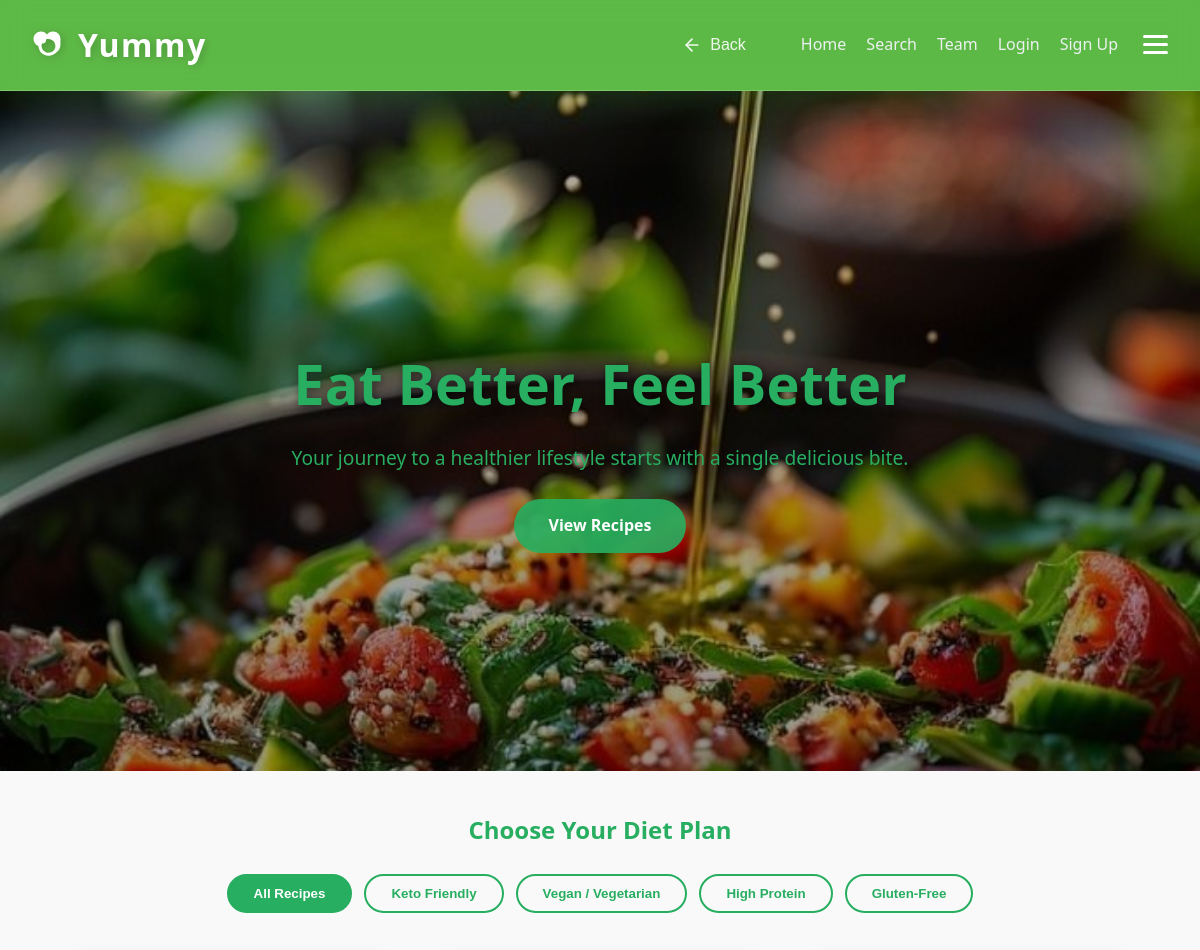
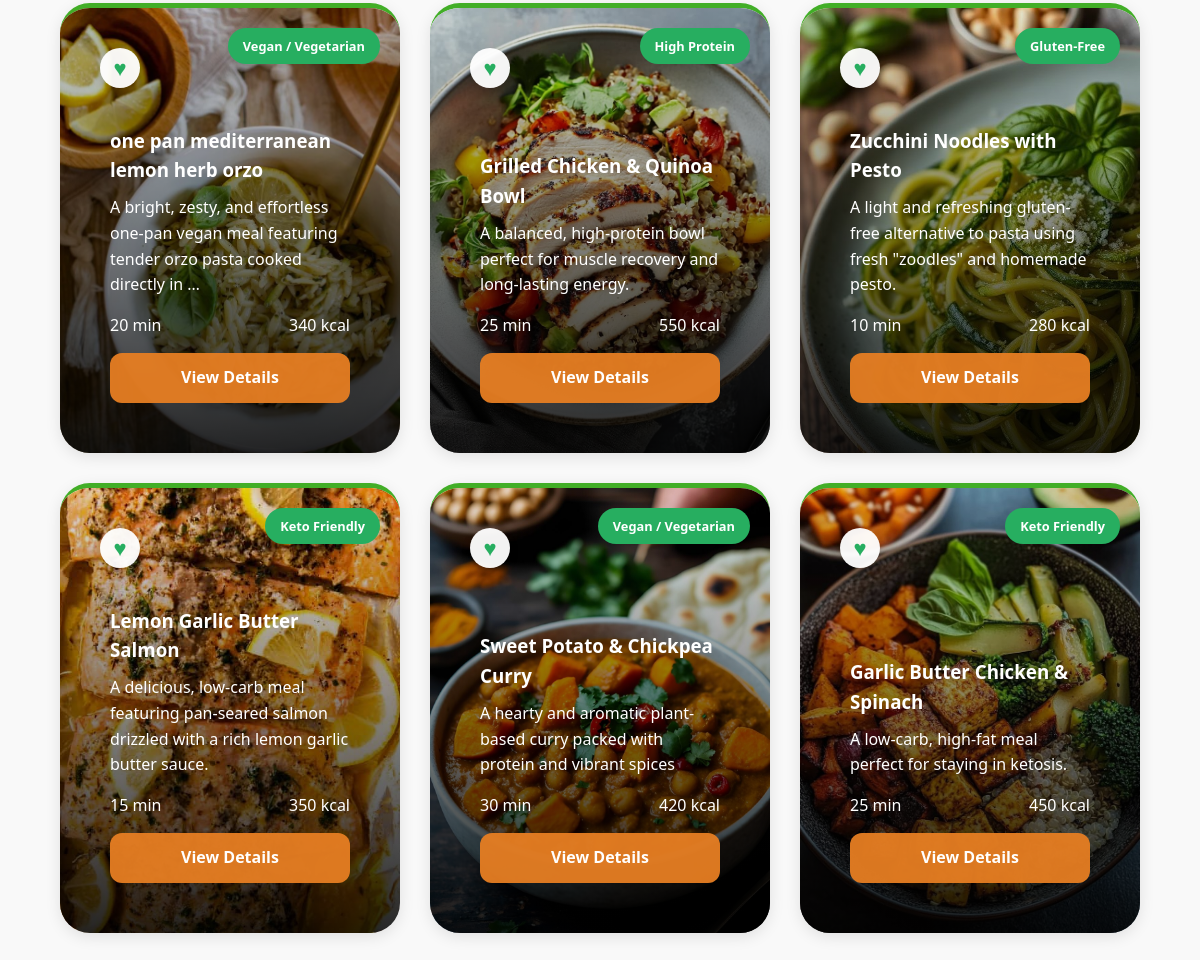
The app's page /category/healthy/ with its own data (2 pictures, top to bottom).
### recipes/models.py (models this page shows, shortened)
class Recipe(models.Model):
    DIET_CHOICES = [
        ('all', 'General / Non-Specific'),
        ('keto', 'Keto Friendly'),
        ('vegan', 'Vegan / Vegetarian'),
        ('protein', 'High Protein'),
        ('gluten-free', 'Gluten-Free'),
    ]
    title = models.CharField(max_length=200, verbose_name="Recipe Title")
    slug = models.SlugField(unique=True, blank=True, null=True)
    description = models.TextField(help_text="Briefly describe the dish")
    ingredients = models.TextField(help_text="Separate ingredients with a comma or new line")
    instructions = models.TextField()
    image = models.ImageField(upload_to='recipes/%Y/%m/%d/', default='default_recipe.jpg')
    category = models.ForeignKey(Category, on_delete=models.SET_NULL, null=True, related_name='recipes')
    author = models.ForeignKey(User, on_delete=models.CASCADE, related_name='my_recipes')
    diet_type = models.CharField(max_length=20, choices=DIET_CHOICES, default='all',null=True,blank=True)
    prep_time = models.PositiveIntegerField(default=30, help_text="Preparation time in minutes",null=True,blank=True)
    calories = models.PositiveIntegerField(default=500, help_text="Calories per serving",null=True,blank=True)
    created_at = models.DateTimeField(auto_now_add=True)
    updated_at = models.DateTimeField(auto_now=True)
    class Meta:
        ordering = ['-created_at']
        verbose_name = "Recipe"
        verbose_name_plural = "Recipes"

### recipes/views.py (the view, shortened to what this page needs)
# urls.py: path("category/healthy/", views.category_detail, {'category_name': 'healthy'}, name="healthy"),
def category_detail(request, category_name):
    category_slug = category_name.lower().replace("-", " ").strip()
    favorite_recipe_ids = []
    if request.user.is_authenticated:
        favorite_recipe_ids = Favorite.objects.filter(user=request.user).values_list('recipe_id', flat=True)
    if category_slug == 'healthy':
        recipes = Recipe.objects.filter(category__name__iexact='Healthy')
        return render(request, "recipes/healthy/Healthy Food.html", {
            "recipes": recipes,
            "category": "Healthy Food",
            "favorite_recipe_ids": favorite_recipe_ids
        })

### recipes/templates/recipes/healthy/Healthy Food.html (shortened to what this page needs)
{% load static %}
<!DOCTYPE html>
<html lang="en">
<head>
    <link rel="stylesheet" href="{% static 'css/style.css' %}">
    <link rel="stylesheet" href="{% static 'css/Health_Style.css' %}">
</head>
<body class="healthy-page">
    <header id="navbar">
                <nav class="main-nav">
            <div class="nav-left">
                <a href="{% url 'home' %}" class="logo" style="text-decoration: none;">
                    Yummy
                </a>
            </div>
            <div class="nav-right">
                <button class="nav-back-btn" onclick="window.history.back()" aria-label="Go Back">
                    <svg width="20" height="20" viewBox="0 0 24 24" fill="none" stroke="currentColor" stroke-width="2" stroke-linecap="round" stroke-linejoin="round">
                        <line x1="19" y1="12" x2="5" y2="12"></line>
                        <polyline points="12 19 5 12 12 5"></polyline>
                    </svg>
                    <span>Back</span>
                </button>
                <ul class="nav-links">
                    <li><a href="{% url 'home' %}">Home</a></li>
                    <li><a href="{% url 'search' %}">Search</a></li>
                    <li><a href="{% url 'cover' %}">Team</a></li>
                    {% if user.is_authenticated %}
                        <li><a href="{% url 'favorites' %}">Favorites</a></li>
                        {% if user.is_staff %}
                            <li><a href="{% url 'admin_recipe' %}">Admin</a></li>
                            <li><a href="{% url 'add_recipe' %}">Add Recipe</a></li>
                        {% endif %}
                        <li><a href="{% url 'logout' %}">Logout</a></li>
                    {% else %}
                        <li><a href="{% url 'login' %}">Login</a></li>
                        <li><a href="{% url 'signup' %}">Sign Up</a></li>
                    {% endif %}
                </ul>
                <div class="menu-icon" id="menu-icon-btn">
                    <div class="bar"></div>
                    <div class="bar"></div>
                    <div class="bar"></div>
                </div>
            </div>
        </nav>
    </header>
    <section class="healthy-hero">
        <div class="hero-content">
            <h1>Eat Better, Feel Better</h1>
            <p>Your journey to a healthier lifestyle starts with a single delicious bite.</p>
            <a href="#recipes-container" class="btn-hero">View Recipes</a>
        </div>
    </section>
    <section class="filter-section">
        <div class="container">
            <h2 class="section-title">Choose Your Diet Plan</h2>
            <div class="diet-tabs">
                <button class="tab-btn active" data-diet="all">All Recipes</button>
                <button class="tab-btn" data-diet="keto">Keto Friendly</button>
                <button class="tab-btn" data-diet="vegan">Vegan / Vegetarian</button>
                <button class="tab-btn" data-diet="protein">High Protein</button>
                <button class="tab-btn" data-diet="gluten-free">Gluten-Free</button>
            </div>
        </div>
    </section>
    <main class="container">
        <div class="healthy-recipes-grid" id="recipes-container">
            {% for recipe in recipes %}
            <div class="recipe-card {{ recipe.diet_type }}" id="recipe-{{ recipe.id }}">
                <div class="card-image" style="background-image: url('{{ recipe.image.url }}');">
                    <span class="diet-badge">{{ recipe.get_diet_type_display }}</span>
                </div>
                <div class="card-body">
                    <h3>{{ recipe.title }}</h3>
                    <p>{{ recipe.description|truncatewords:15 }}</p>
                    <div class="card-info">
                        <span> {{ recipe.prep_time }} min</span>
                        <span> {{ recipe.calories }} kcal</span>
                    </div>
                    <a href="javascript:void(0)" onclick="openRecipeModal('{{ recipe.id }}')" class="btn-healthy">View
                        Details</a>
                    <span class="heart-icon-grid {% if recipe.id in favorite_recipe_ids %}active{% endif %}"
                        title="Add to Favorites" data-id="{{ recipe.id }}"
                        onclick="changecolor(this, '{{ recipe.title }}')">♥</span>
                </div>
            </div>
            {% empty %}
            <div style="grid-column: 1/-1; text-align: center; padding: 40px;">
                <p>No healthy recipes found yet. Try adding one!</p>
            </div>
            {% endfor %}
        </div>
    </main>
</body>
</html>

### recipes/static/css/style.css (style rules this page uses)
:root { --cashmere-brown: #B79986; --silk-white: #f2e7df; --biscuit-glaze: #DCC4B5; --dark-oak: #4E443F; --pure-white: #ffffff; --primary-color: var(--cashmere-brown); --primary-hover: var(--biscuit-glaze); --bg-color: var(--silk-white); --card-bg: var(--pure-white); --text-main: var(--dark-oak); --text-muted: #8E827C; --border-radius: 12px; --shadow-lg: 0 8px 20px rgba(183, 153, 134, 0.1); --transition: all 0.3s ease; }
* { margin: 0; padding: 0; box-sizing: border-box; }
body { font-family: "Segoe UI", Tahoma, Geneva, Verdana, sans-serif; line-height: 1.6; background-color: var(--bg-color); color: var(--text-main); }
h1 { text-align: center; margin: 30px 0; color: var(--primary-color); font-size: 2.5rem; }
#navbar { position: sticky; top: 0; z-index: 1000; background-color: color-mix(in srgb, var(--primary-color) 85%, transparent); backdrop-filter: blur(12px); -webkit-backdrop-filter: blur(12px); border-bottom: 1px solid rgba(255, 255, 255, 0.2); box-shadow: 0 8px 32px color-mix(in srgb, var(--primary-color) 20%, transparent); padding: 1.2rem 2rem; transition: var(--transition); }
.main-nav { display: flex; justify-content: space-between; align-items: center; max-width: 1200px; margin: 0 auto; }
.nav-right { display: flex; align-items: center; gap: 25px; }
.logo { display: flex; align-items: center; gap: 10px; color: #fff; font-size: 2rem; font-weight: 900; letter-spacing: 1.5px; text-shadow: 2px 2px 8px rgba(0, 0, 0, 0.2); transition: transform 0.3s ease; }
.logo svg { width: 36px; height: 36px; filter: drop-shadow(2px 2px 4px rgba(0, 0, 0, 0.2)); }
.nav-left { display: flex; align-items: center; }
.nav-back-btn { display: flex; align-items: center; gap: 8px; background: transparent !important; color: white !important; border: none; font-weight: 500; font-size: 1rem; cursor: pointer; padding: 5px 10px; border-radius: 8px; transition: var(--transition); opacity: 0.9; }
.nav-back-btn svg { transition: transform 0.3s ease; }
.nav-links { display: flex; list-style: none; }
.nav-links li { margin-left: 20px; }
.nav-links a { color: #ecf0f1; text-decoration: none; font-weight: 500; position: relative; padding-bottom: 4px; transition: var(--transition); }
.nav-links a::after { content: ''; position: absolute; width: 0; height: 2px; bottom: 0; left: 0; background-color: var(--primary-hover); transition: width 0.3s ease; }
button, .btn-main { background-color: var(--primary-color) !important; color: white !important; padding: 12px 25px; border: none; border-radius: var(--input-radius); font-weight: bold; cursor: pointer; transition: var(--transition); text-decoration: none; display: inline-block; text-align: center; }
.recipe-card { background: var(--card-bg); border-radius: var(--border-radius); padding: 25px; box-shadow: var(--shadow-lg); transition: var(--transition); border-top: 5px solid var(--primary-color); }
.hero-content { max-width: 850px; padding: 20px; }
.nav-links { display: flex !important; list-style: none; }
.menu-icon { cursor: pointer; display: flex; flex-direction: column; justify-content: center; gap: 5px; transition: transform 0.3s ease; }
.bar { width: 25px; height: 3px; background-color: white; border-radius: 2px; transition: background-color 0.3s ease; }
.hero-content { position: relative; z-index: 2; max-width: 800px; padding: 0 20px; }

### records on screen
Recipe: image (picture), diet_type "Vegan / Vegetarian", title "one pan mediterranean lemon herb orzo", description "A bright, zesty, and effortless one-pan vegan meal featuring tender orzo pasta cooked directly in …", prep_time "20", calories "340"
Recipe: image (picture), diet_type "High Protein", title "Grilled Chicken & Quinoa Bowl", description "A balanced, high-protein bowl perfect for muscle recovery and long-lasting energy.", prep_time "25", calories "550"
Recipe: image (picture), diet_type "Gluten-Free", title "Zucchini Noodles with Pesto", description "A light and refreshing gluten-free alternative to pasta using fresh \"zoodles\" and homemade pesto.", prep_time "10", calories "280"
Recipe: image (picture), diet_type "Keto Friendly", title "Lemon Garlic Butter Salmon", description "A delicious, low-carb meal featuring pan-seared salmon drizzled with a rich lemon garlic butter sauce.", prep_time "15", calories "350"
Recipe: image (picture), diet_type "Vegan / Vegetarian", title "Sweet Potato & Chickpea Curry", description "A hearty and aromatic plant-based curry packed with protein and vibrant spices", prep_time "30", calories "420"
Recipe: image (picture), diet_type "Keto Friendly", title "Garlic Butter Chicken & Spinach", description "A low-carb, high-fat meal perfect for staying in ketosis.", prep_time "25", calories "450"
